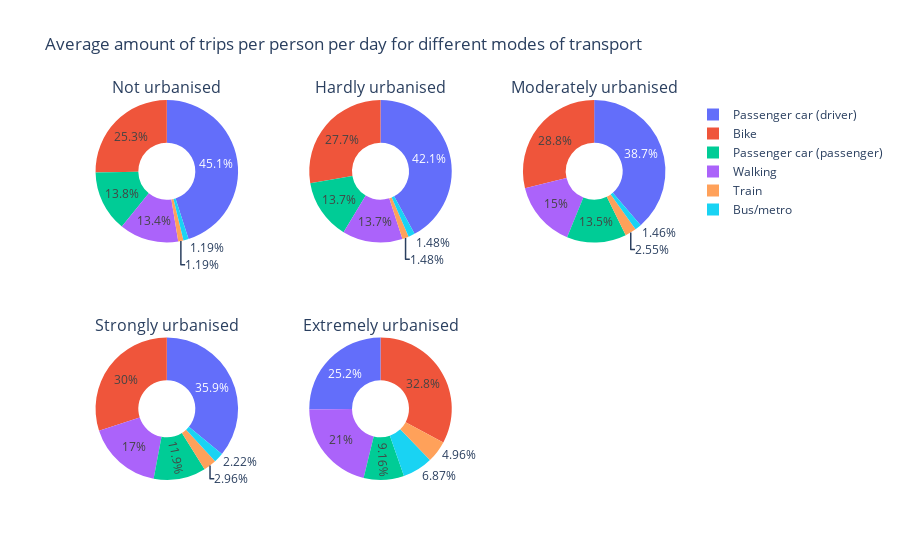

The notebook cell this image was saved under:
### Code cell
textding = 'average_trips_per_person_per_day_number'

#Exclude data on all the modes of transport combined
df2 = df[df['travel_mode']!="Total"]

#Only use data from 2018
df2018 = df2[df2['year']==2018]

#Prepare dataframes for each level of urbanization
dfNu = df2018[df2018["region_characteristics"]=="Not urbanised"]
dfHu = df2018[df2018["region_characteristics"]=="Hardly urbanised"]
dfMu = df2018[df2018["region_characteristics"]=="Moderately urbanised"]
dfSu = df2018[df2018["region_characteristics"]=="Strongly urbanised"]
dfEu = df2018[df2018["region_characteristics"]=="Extremely urbanised"]

#Set labels 
labels = dfNu["travel_mode"]

#Create subplot frame
fig = make_subplots(rows=2, cols=3, specs=[[{'type':'domain'}, {'type':'domain'}, {'type':'domain'}], [{'type':'domain'}, {'type':'domain'}, {'type':'domain'}]], 
                    subplot_titles=["Not urbanised", "Hardly urbanised", "Moderately urbanised", "Strongly urbanised", "Extremely urbanised"])

#Add each subplot
fig.add_trace(go.Pie(labels=labels, values=dfNu[textding]),
              1, 1)
fig.add_trace(go.Pie(labels=labels, values=dfHu[textding]),
              1, 2)
fig.add_trace(go.Pie(labels=labels, values=dfMu[textding]),
              1, 3)
fig.add_trace(go.Pie(labels=labels, values=dfSu[textding]),
              2, 1)
fig.add_trace(go.Pie(labels=labels, values=dfEu[textding]),
              2, 2)

fig.update_layout(title_text="Average amount of trips per person per day for different modes of transport")

#Create hole and add label + percentage as hover data
fig.update_traces(hole=.4, hoverinfo="label+value")

#Show total subplot frame
fig.show()

### Figure 1 — Plotly figure (JSON) as saved in the notebook; plotly's stock layout.template omitted (floating-point values rounded to 4 significant figures)
{"data": [{"domain": {"x": [0, 0.2889], "y": [0.625, 1]}, "hole": 0.4, "hoverinfo": "label+value", "labels": ["Passenger car (driver)", "Passenger car (passenger)", "Train", "Bus/metro", "Bike", "Walking"], "type": "pie", "values": [1.14, 0.35, 0.03, 0.03, 0.64, 0.34]}, {"domain": {"x": [0.3556, 0.6444], "y": [0.625, 1]}, "hole": 0.4, "hoverinfo": "label+value", "labels": ["Passenger car (driver)", "Passenger car (passenger)", "Train", "Bus/metro", "Bike", "Walking"], "type": "pie", "values": [1.14, 0.37, 0.04, 0.04, 0.75, 0.37]}, {"domain": {"x": [0.7111, 1], "y": [0.625, 1]}, "hole": 0.4, "hoverinfo": "label+value", "labels": ["Passenger car (driver)", "Passenger car (passenger)", "Train", "Bus/metro", "Bike", "Walking"], "type": "pie", "values": [1.06, 0.37, 0.07, 0.04, 0.79, 0.41]}, {"domain": {"x": [0, 0.2889], "y": [0, 0.375]}, "hole": 0.4, "hoverinfo": "label+value", "labels": ["Passenger car (driver)", "Passenger car (passenger)", "Train", "Bus/metro", "Bike", "Walking"], "type": "pie", "values": [0.97, 0.32, 0.08, 0.06, 0.81, 0.46]}, {"domain": {"x": [0.3556, 0.6444], "y": [0, 0.375]}, "hole": 0.4, "hoverinfo": "label+value", "labels": ["Passenger car (driver)", "Passenger car (passenger)", "Train", "Bus/metro", "Bike", "Walking"], "type": "pie", "values": [0.66, 0.24, 0.13, 0.18, 0.86, 0.55]}], "layout": {"annotations": [{"font": {"size": 16}, "showarrow": false, "text": "Not urbanised", "x": 0.1444, "xanchor": "center", "xref": "paper", "y": 1, "yanchor": "bottom", "yref": "paper"}, {"font": {"size": 16}, "showarrow": false, "text": "Hardly urbanised", "x": 0.5, "xanchor": "center", "xref": "paper", "y": 1, "yanchor": "bottom", "yref": "paper"}, {"font": {"size": 16}, "showarrow": false, "text": "Moderately urbanised", "x": 0.8556, "xanchor": "center", "xref": "paper", "y": 1, "yanchor": "bottom", "yref": "paper"}, {"font": {"size": 16}, "showarrow": false, "text": "Strongly urbanised", "x": 0.1444, "xanchor": "center", "xref": "paper", "y": 0.375, "yanchor": "bottom", "yref": "paper"}, {"font": {"size": 16}, "showarrow": false, "text": "Extremely urbanised", "x": 0.5, "xanchor": "center", "xref": "paper", "y": 0.375, "yanchor": "bottom", "yref": "paper"}], "title": {"text": "Average amount of trips per person per day for different modes of transport"}}}
